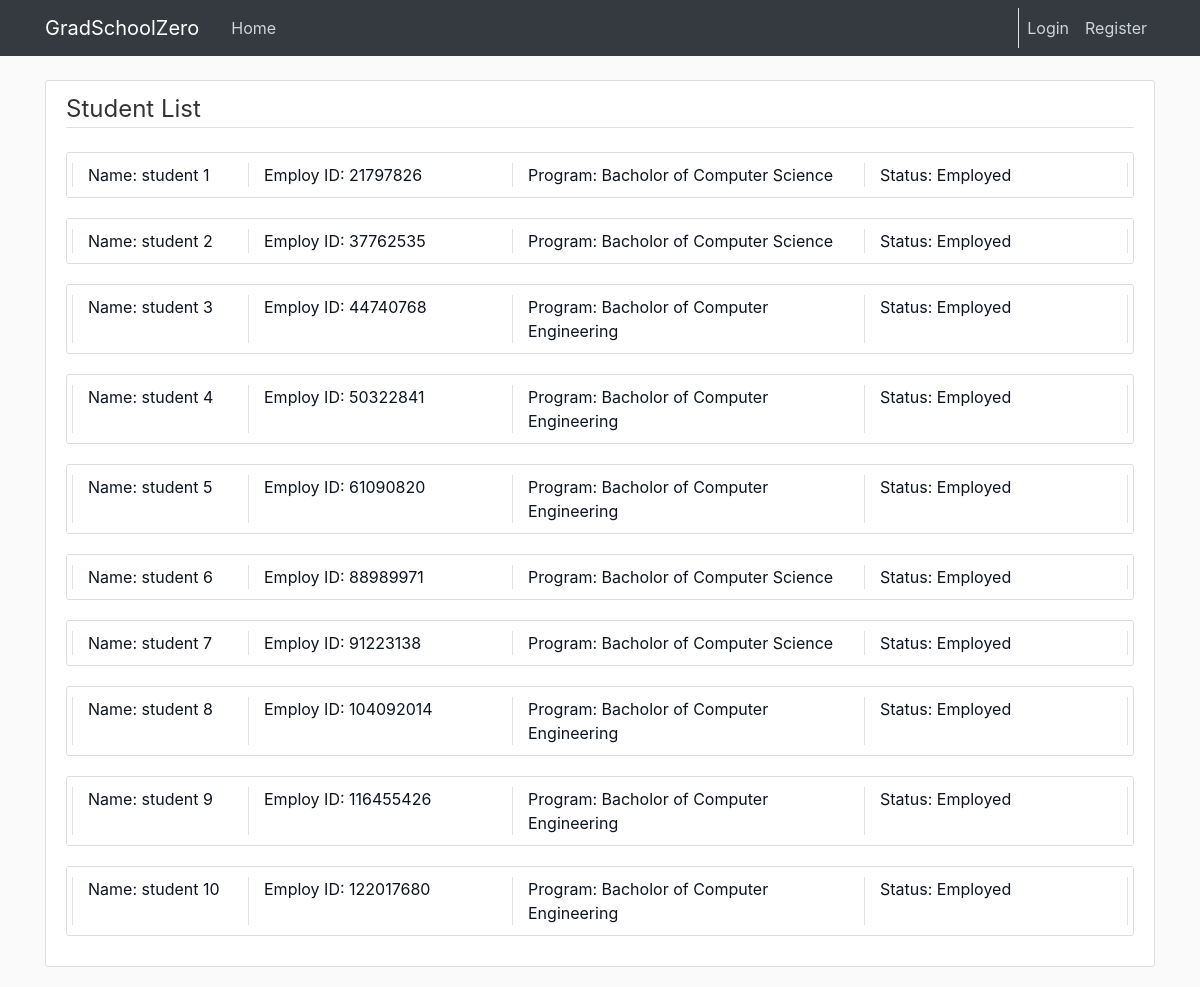
The page /student/list on the database its author committed.
### cunyzero/models.py (models this page shows, shortened)
class Student(db.Model):
    ownerId = db.Column(db.Integer, primary_key=True)
    firstname = db.Column(db.String(30), nullable=False)
    lastname = db.Column(db.String(30), nullable=False)
    programId = db.Column(db.Integer, db.ForeignKey('program.id'), nullable=False)
    honor = db.Column(db.Integer, nullable = False, default=0)
    status = db.Column(db.String(20), default='Employed') # suspended, graduated, etc.
    fine = db.Column(db.Float, nullable = False, default=0)
    gpa = db.Column(db.Float, nullable = False, default=0.0)
    warning = db.Column(db.Integer, nullable = False, default=0) # ???????????
    enrollmentPermission = db.Column(db.Boolean, nullable=False, default=False)#special enrollment permission
    user = db.relationship('User', backref='studentOwner', lazy=True)
    courses = db.relationship('StudentCourse', backref='student', lazy=True)
    application = db.relationship('GraduationApplication', backref='applicant', lazy=True)
    warnings = db.relationship('Warning', backref='targetStudent', lazy=True) # get length by len(Student.warnings)

class Program(db.Model):
    id = db.Column(db.Integer, primary_key=True)
    name = db.Column(db.String(20), unique=True, nullable=False)
    capacity = db.Column(db.Integer, nullable=False, default=10)
    enrolled_total = db.Column(db.Integer, nullable=False, default=0)

### cunyzero/routes.py (the view)
@login_required
@app.route('/student/list', methods=['GET', 'POST'])
def student_manage():
    students = Student.query.all()
    programs = Program.query.all()
    return render_template("student-manage.html", title="Student Management", students=students, programs=programs)

### cunyzero/templates/student-manage.html
{% extends "layout.html" %}
{% block content %}
    <div class="content-section">
        <legend class="border-bottom mb-4"> Student List </legend>
        {% for student in students%}
            <article class="btn-outline-info media content-section col-md-12">
                <a class="media-body row" style="text-decoration: none; color: #0d1421"
                   href="{{ url_for('individual_review',role='Student',owner_id=student.ownerId)}}">
                    <div class="col-md-2 border-left">
                        Name: {{ student.firstname }} {{ student.lastname }}
                    </div>
                    <div class="col-md-3 border-left">
                        Employ ID:  {{ student.ownerId }}
                    </div>
                    <div class="col-md-4 border-left">
                        Program: {{ programs[student.programId - 1].name }}
                    </div>
                    <div class="col-md-3 border-left border-right">
                        Status: {{ student.status }}
                    </div>
                </a>
            </article>
        {% endfor %}
    </div>
{% endblock content %}

### cunyzero/static/main.css (style rules this page uses)
body { background: #fafafa; color: #333333; margin-top: 5rem; }
.content-section { background: #ffffff; padding: 10px 20px; border: 1px solid #dddddd; border-radius: 3px; margin-bottom: 20px; }

### rows shown on the page
Student: firstname "student", lastname "1", ownerId "21797826", programId.name "Bacholor of Computer Science", status "Employed"
Student: firstname "student", lastname "2", ownerId "37762535", programId.name "Bacholor of Computer Science", status "Employed"
Student: firstname "student", lastname "3", ownerId "44740768", programId.name "Bacholor of Computer Engineering", status "Employed"
Student: firstname "student", lastname "4", ownerId "50322841", programId.name "Bacholor of Computer Engineering", status "Employed"
Student: firstname "student", lastname "5", ownerId "61090820", programId.name "Bacholor of Computer Engineering", status "Employed"
Student: firstname "student", lastname "6", ownerId "88989971", programId.name "Bacholor of Computer Science", status "Employed"
Student: firstname "student", lastname "7", ownerId "91223138", programId.name "Bacholor of Computer Science", status "Employed"
Student: firstname "student", lastname "8", ownerId "104092014", programId.name "Bacholor of Computer Engineering", status "Employed"
Student: firstname "student", lastname "9", ownerId "116455426", programId.name "Bacholor of Computer Engineering", status "Employed"
Student: firstname "student", lastname "10", ownerId "122017680", programId.name "Bacholor of Computer Engineering", status "Employed"
